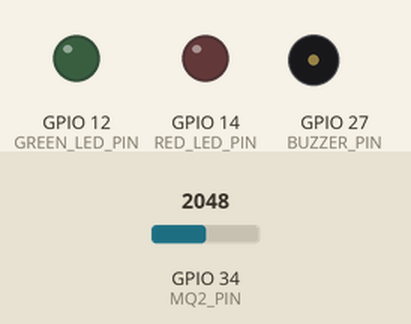
This sketch was run on a simulated ESP32. On the bench: output pins drawn as LEDs (lit = HIGH), buzzer (waves = sounding, pin HIGH). Inputs (shaded band) come from the test bench; at power-on: GPIO 34 (MQ2_PIN) = 2048. WiFi joins after 1.5 s; servers stay silent unless stated; what the sketch prints to the serial monitor is not drawn.

Above: at 0.1 s.
At 61.6 s:
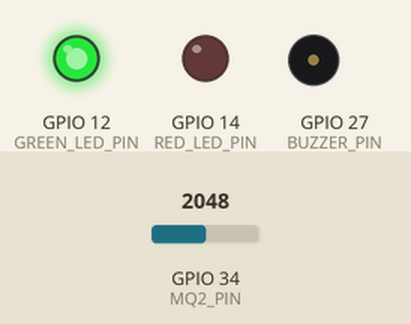
At 70.6 s:
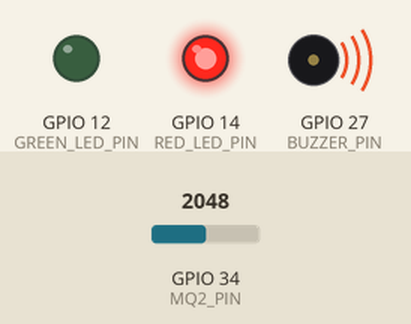
Timing chart, 0 to 72.1 s (numbered marks = the images above):
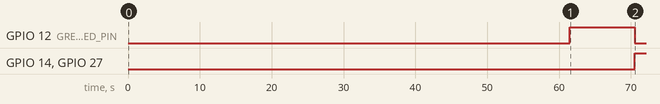

Measured:
- by itself, GPIO 12 (GREEN_LED_PIN): LOW → HIGH at 61.5 s, → LOW 9.0 s later
- by itself, GPIO 14 (RED_LED_PIN), GPIO 27 (BUZZER_PIN): LOW → HIGH at 70.5 s

The sketch:

esp32.ino
```cpp
#include <WiFi.h>
#include <WiFiClientSecure.h>
#include <TridentTD_LineNotify.h>

#define MQ2_PIN 34  // MQ2(CO感測器) => GPIO 34
#define GREEN_LED_PIN 12  // 綠色LED => GPIO 12
#define RED_LED_PIN 14    // 紅色LED => GPIO 14
#define BUZZER_PIN 27     // 蜂鳴器 => GPIO 27
#define INIT_DELAY_SECOND 60  // 初始等待秒數(default=60)
#define THRESHOLD 900    // MQ2數值門檻值(default=900)
#define CONTINUE_NUMBER 10 // 連續高於or低於次數(default=10)

char SSID[] = "<你的WiFi名稱>";  // WiFi名稱
char PASSWORD[] = "<你的WiFi密碼>";   // WiFi密碼
String LINE_TOKEN = "<你的LINE notify token>";  // LINE notify token

int higher_counter = 0; // 紀錄低於次數
int lower_counter = 0;  // 記錄高於次數
int state = 0;  // 警報狀態(0關、1開)

void setup() {
  // 初始設定
  Serial.begin(115200);
  pinMode(MQ2_PIN, INPUT);
  pinMode(GREEN_LED_PIN, OUTPUT);
  pinMode(RED_LED_PIN, OUTPUT);
  pinMode(BUZZER_PIN, OUTPUT);
  LINE.setToken(LINE_TOKEN);  // 設定LINE notify token

  Serial.println("\n啟動一氧化碳中毒警示器!");

  //連線到指定的WiFi SSID
  Serial.print("Connecting Wifi: ");
  Serial.println(SSID);
  WiFi.begin(SSID, PASSWORD);
  while (WiFi.status() != WL_CONNECTED) {
    Serial.print(".");
    delay(500);
  }
  //連線成功，顯示取得的IP
  Serial.println("");
  Serial.println("WiFi connected");
  Serial.print("IP address: ");
  IPAddress ip = WiFi.localIP();
  Serial.println(ip);

  // 需加熱1分鐘後才可正確量測
  Serial.println("請先等1分鐘後才可開始正確量測...");
  for(int i = INIT_DELAY_SECOND; i > 0; i--) {
    Serial.print("剩餘 "); Serial.print(i); Serial.println(" 秒");
    delay(1000);
  }
  Serial.println("開始監測一氧化碳濃度~");
  LINE.notifySticker("開始監測一氧化碳濃度~", 11538, 51626494); // LINE傳送貼圖
}

void loop() {
  int MQ2_value = analogRead(MQ2_PIN);  // 讀取MQ2的數值
  Serial.print("MQ2 = "); Serial.println(MQ2_value);
  if(MQ2_value > THRESHOLD) { // 超過門檻值
    higher_counter++;
    lower_counter = 0;
    if(higher_counter == CONTINUE_NUMBER && state == 0) { // 連續10次超過門檻且警示關閉
      Serial.println("開啟警示!");
      state = 1;  // 開啟警示
      line_notify_danger(MQ2_value);
    }
  }
  else {  // 低於門檻值
    lower_counter++;
    higher_counter = 0;
    if(lower_counter == CONTINUE_NUMBER && state == 1) { // 連續10次低於門檻且警示開啟
      Serial.println("關閉警示!");
      state = 0;  // 關閉警示
      line_notify_safe(MQ2_value);
    }
  }

  if(state == 0) {  // 警示關閉狀態
    digitalWrite(GREEN_LED_PIN, HIGH);
    digitalWrite(RED_LED_PIN, LOW);
    digitalWrite(BUZZER_PIN, LOW);
  }
  else {  // 警示開啟狀態
    digitalWrite(RED_LED_PIN, HIGH);
    digitalWrite(GREEN_LED_PIN, LOW);
    digitalWrite(BUZZER_PIN, HIGH);
  }

  delay(1000);
}

// LINE notify通知警報
void line_notify_danger(int value) {
  String msg = "警告!!!\n偵測到一氧化碳濃度超標的情況，請盡速聯繫同住家人或朋友。\nvalue = " + String(value);
//  Serial.println(msg);
  LINE.notify(msg);
  LINE.notifyPicture("\n一氧化碳中毒處置措施：\n1. 立即停止使用熱水器，打開窗戶通風。\n2. 前往室外避難，撥打119電話求助。\n3. 患者如無呼吸心跳，請依急救步驟實施心肺復甦術(CPR)。", "https://i.imgur.com/vlWBo9p.jpg");
}

// LINE notify通知警報解除
void line_notify_safe(int value) {
  String msg = "警告解除。\n有可能是感測器故障所致，請向同住家人或朋友確認。\nvalue = " + String(value);
//  Serial.println(msg);
  LINE.notify(msg);
}
```
